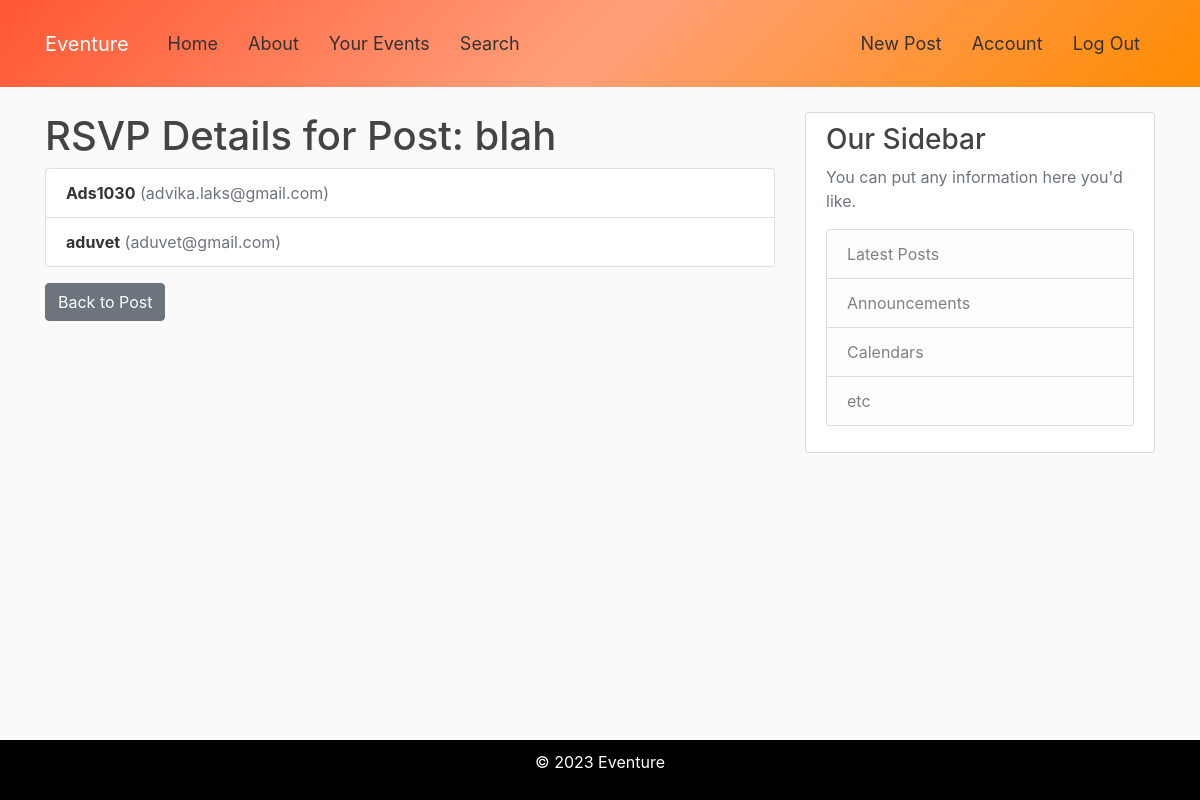
Screenshot of /post/6/rsvp_details (signed in) with the database file from the repository.
### flaskBlog/models.py (models this page shows, shortened)
class Post(db.Model):
    id = db.Column(db.Integer, primary_key=True)
    title = db.Column(db.String(100), nullable=False)
    date_posted = db.Column(db.DateTime, nullable=False, default=datetime.utcnow)
    content = db.Column(db.Text, nullable=False)
    user_id = db.Column(db.Integer, db.ForeignKey('user.id'), nullable=False)
    rsvps = db.relationship('RSVP', backref='post', lazy=True, cascade='all, delete-orphan')
    time = db.Column(db.String(10), nullable=True)  # Optional time field
    place = db.Column(db.String(100), nullable=True)  # Optional place field
    date = db.Column(db.Date, nullable=True)  # Optional date field

class RSVP(db.Model):
    id = db.Column(db.Integer, primary_key=True)
    user_id = db.Column(db.Integer, db.ForeignKey('user.id'), nullable=False)
    post_id = db.Column(db.Integer, db.ForeignKey('post.id'), nullable=False)
    user = db.relationship('User', foreign_keys=[user_id], backref=db.backref('rsvps', lazy='dynamic'))

class User(db.Model, UserMixin):
    id = db.Column(db.Integer, primary_key = True)
    username = db.Column(db.String(20), unique=True, nullable = False)
    email = db.Column(db.String(120), unique=True, nullable = False)
    image_file = db.Column(db.String(20), nullable = False, default='default.jpg')
    password = db.Column(db.String(60), nullable = False)
    posts = db.relationship('Post',backref='author',lazy=True)

### flaskBlog/routes.py (the view)
@app.route("/post/<int:post_id>/rsvp_details")
@login_required
def rsvp_details(post_id):
    post = Post.query.get_or_404(post_id)
    if post.author != current_user:
        abort(403)  # HTTP 403 Forbidden
    rsvps = RSVP.query.filter_by(post_id=post_id).all()
    return render_template('rsvp_details.html', title="RSVP Details", post=post, rsvps=rsvps)

### flaskBlog/models.py (called while the page is built)
@login_manager.user_loader
def load_user(user_id):
    return User.query.get(int(user_id))

### flaskBlog/templates/rsvp_details.html
{% extends "layout.html" %}
{% block content %}
    <h1>RSVP Details for Post: {{ post.title }}</h1>
    <ul class="list-group">
        {% for rsvp in rsvps %}
        <li class="list-group-item">
            <strong>{{ rsvp.user.username }}</strong>
            <span class="text-muted">({{ rsvp.user.email }})</span>
        </li>
        {% endfor %}
    </ul>
    <a class="btn btn-secondary mt-3" href="{{ url_for('post', post_id=post.id) }}">Back to Post</a>
{% endblock %}

### flaskBlog/static/main.css (style rules this page uses)
body { background: #fafafa; color: #333333; margin-top: 7rem; padding-bottom: 60px; }
h1, h2, h3, h4, h5, h6 { color: #444444; }

### rows the page displays
Post: title "blah"
RSVP: user.username "Ads1030", user.email "advika.laks@gmail.com"
RSVP: user.username "aduvet", user.email "aduvet@gmail.com"
